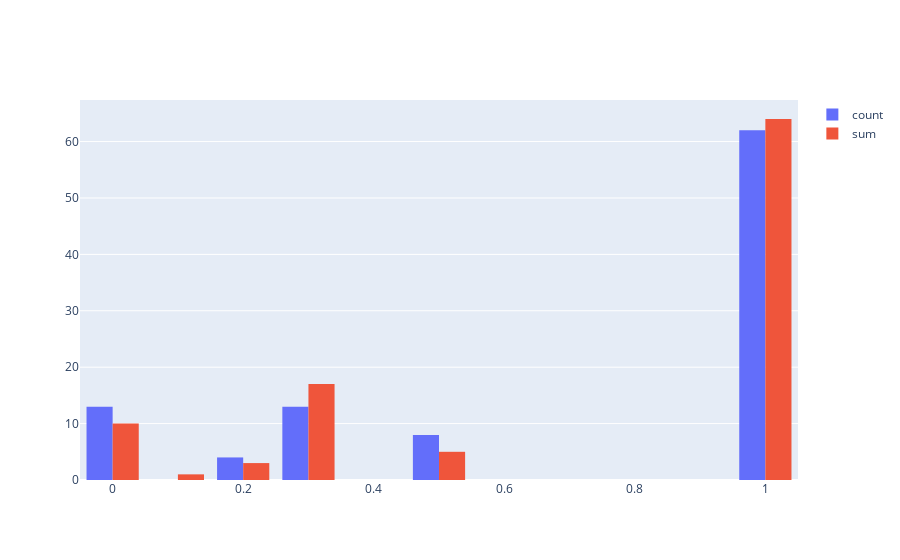

The code cell stored with this chart in its notebook:
### Code cell
import plotly.graph_objects as go


fig = go.Figure()
fig.add_trace(go.Histogram(histfunc="count", y=dataset['similarity_p4'], x=dataset['similarity_p4'], name="count"))
fig.add_trace(go.Histogram(histfunc="count", y=dataset['similarity_eng_p4'], x=dataset['similarity_eng_p4'], name="sum"))

fig.show()

### Figure 1 — Plotly figure (JSON) as saved in the notebook; plotly's stock layout.template omitted (floating-point values rounded to 4 significant figures)
{"data": [{"histfunc": "count", "name": "count", "type": "histogram", "x": [0, 1, 1, 0.5, 1, 0, 1, 0.25, 0, 1, 1, 1, 0.25, 1, 1, 0.5, 1, 0, 1, 1, 0.2, 1, 1, 0.1667, 1, 0.1667, 1, 0, 1, 0.25, 1, 0, 1, 1, 1, 1, 0, 1, 0.5, 1, 0.3333, 1, 1, 1, 1, 0.3333, 1, 0, 1, 0.3333, 1, 0, 1, 1, 0.5, 1, 0.25, 0.25, 0, 1, 1, 0.25, 1, 0.5, 1, 1, 1, 1, 1, 1, 0, 1, 1, 1, 1, 0.3333, 0.1667, 1, 1, 0, 1, 0.5, 0.25, 1, 0.5, 1, 1, 0, 1, 1, 0.25, 1, 1, 0.5, 1, 0.25, 1, 1, 1, 1], "y": [0, 1, 1, 0.5, 1, 0, 1, 0.25, 0, 1, 1, 1, 0.25, 1, 1, 0.5, 1, 0, 1, 1, 0.2, 1, 1, 0.1667, 1, 0.1667, 1, 0, 1, 0.25, 1, 0, 1, 1, 1, 1, 0, 1, 0.5, 1, 0.3333, 1, 1, 1, 1, 0.3333, 1, 0, 1, 0.3333, 1, 0, 1, 1, 0.5, 1, 0.25, 0.25, 0, 1, 1, 0.25, 1, 0.5, 1, 1, 1, 1, 1, 1, 0, 1, 1, 1, 1, 0.3333, 0.1667, 1, 1, 0, 1, 0.5, 0.25, 1, 0.5, 1, 1, 0, 1, 1, 0.25, 1, 1, 0.5, 1, 0.25, 1, 1, 1, 1]}, {"histfunc": "count", "name": "sum", "type": "histogram", "x": [1, 1, 1, 1, 1, 1, 1, 0.25, 1, 1, 1, 1, 0.25, 1, 1, 0.3333, 1, 0, 1, 1, 0.25, 1, 1, 0, 1, 0.1667, 1, 0, 1, 0.1429, 1, 0, 1, 1, 0, 0.3333, 1, 1, 0.5, 1, 0.3333, 1, 1, 1, 1, 0.3333, 1, 0.3333, 1, 0.3333, 1, 0, 1, 1, 0, 1, 0.25, 0.25, 1, 1, 1, 0.2, 1, 0.5, 1, 1, 0, 1, 1, 1, 0.3333, 1, 1, 1, 1, 0.25, 0.1667, 1, 1, 1, 1, 0.5, 0.25, 1, 0.5, 1, 0, 0.25, 1, 1, 0.25, 1, 1, 0.5, 1, 0.25, 1, 1, 1, 0], "y": [1, 1, 1, 1, 1, 1, 1, 0.25, 1, 1, 1, 1, 0.25, 1, 1, 0.3333, 1, 0, 1, 1, 0.25, 1, 1, 0, 1, 0.1667, 1, 0, 1, 0.1429, 1, 0, 1, 1, 0, 0.3333, 1, 1, 0.5, 1, 0.3333, 1, 1, 1, 1, 0.3333, 1, 0.3333, 1, 0.3333, 1, 0, 1, 1, 0, 1, 0.25, 0.25, 1, 1, 1, 0.2, 1, 0.5, 1, 1, 0, 1, 1, 1, 0.3333, 1, 1, 1, 1, 0.25, 0.1667, 1, 1, 1, 1, 0.5, 0.25, 1, 0.5, 1, 0, 0.25, 1, 1, 0.25, 1, 1, 0.5, 1, 0.25, 1, 1, 1, 0]}], "layout": {}}
